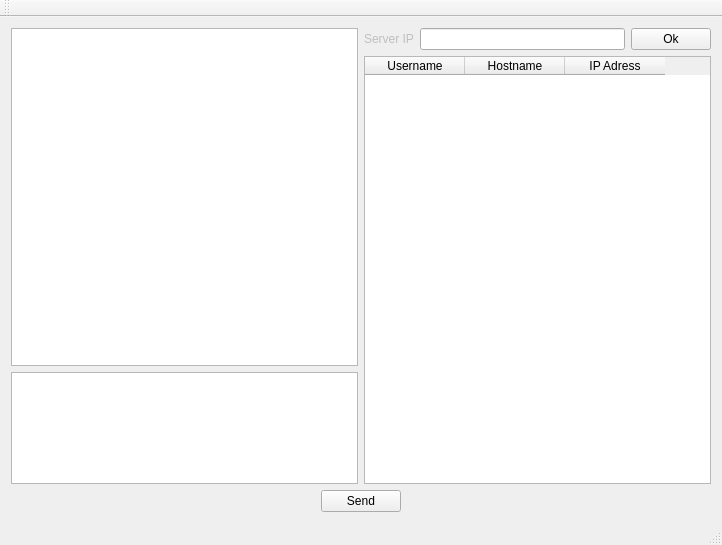
<?xml version="1.0" encoding="UTF-8"?>
<ui version="4.0">
 <class>YJChatClass</class>
 <widget class="QMainWindow" name="YJChatClass">
  <property name="geometry">
   <rect>
    <x>0</x>
    <y>0</y>
    <width>722</width>
    <height>545</height>
   </rect>
  </property>
  <property name="windowTitle">
   <string>YJChat</string>
  </property>
  <widget class="QWidget" name="centralWidget">
   <layout class="QGridLayout" name="gridLayout">
    <item row="0" column="0">
     <layout class="QVBoxLayout" name="verticalLayout" stretch="3,1">
      <item>
       <widget class="QTextBrowser" name="m_textBrowser"/>
      </item>
      <item>
       <widget class="QTextEdit" name="m_textEdit"/>
      </item>
     </layout>
    </item>
    <item row="0" column="1">
     <layout class="QVBoxLayout" name="verticalLayout_2">
      <item>
       <layout class="QHBoxLayout" name="horizontalLayout">
        <item>
         <widget class="QLabel" name="m_serverIpLabel">
          <property name="enabled">
           <bool>false</bool>
          </property>
          <property name="text">
           <string>Server IP</string>
          </property>
         </widget>
        </item>
        <item>
         <widget class="QLineEdit" name="m_serverIpEdit"/>
        </item>
        <item>
         <widget class="QPushButton" name="m_serverIp_okButton">
          <property name="text">
           <string>Ok</string>
          </property>
         </widget>
        </item>
       </layout>
      </item>
      <item>
       <widget class="QTableWidget" name="m_tableWidget">
        <column>
         <property name="text">
          <string>Username</string>
         </property>
        </column>
        <column>
         <property name="text">
          <string>Hostname</string>
         </property>
        </column>
        <column>
         <property name="text">
          <string>IP Adress</string>
         </property>
        </column>
       </widget>
      </item>
     </layout>
    </item>
    <item row="1" column="0" colspan="2">
     <layout class="QHBoxLayout" name="horizontalLayout_2">
      <item>
       <spacer name="horizontalSpacer">
        <property name="orientation">
         <enum>Qt::Horizontal</enum>
        </property>
        <property name="sizeHint" stdset="0">
         <size>
          <width>268</width>
          <height>20</height>
         </size>
        </property>
       </spacer>
      </item>
      <item>
       <widget class="QPushButton" name="m_sendButton">
        <property name="text">
         <string>Send</string>
        </property>
       </widget>
      </item>
      <item>
       <spacer name="horizontalSpacer_2">
        <property name="orientation">
         <enum>Qt::Horizontal</enum>
        </property>
        <property name="sizeHint" stdset="0">
         <size>
          <width>178</width>
          <height>20</height>
         </size>
        </property>
       </spacer>
      </item>
     </layout>
    </item>
   </layout>
  </widget>
  <widget class="QMenuBar" name="menuBar">
   <property name="geometry">
    <rect>
     <x>0</x>
     <y>0</y>
     <width>722</width>
     <height>23</height>
    </rect>
   </property>
  </widget>
  <widget class="QToolBar" name="mainToolBar">
   <attribute name="toolBarArea">
    <enum>TopToolBarArea</enum>
   </attribute>
   <attribute name="toolBarBreak">
    <bool>false</bool>
   </attribute>
  </widget>
  <widget class="QStatusBar" name="statusBar"/>
 </widget>
 <layoutdefault spacing="6" margin="11"/>
 <resources>
  <include location="yjchat.qrc"/>
 </resources>
 <connections/>
</ui>
